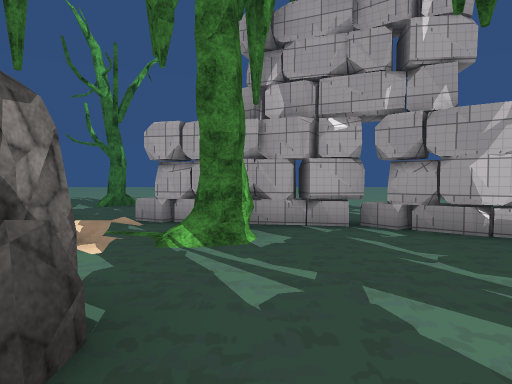
View 1 (above)

24 first-person views from a walk through a Unity game level. The camera is 1.5 m above the floor, tilts 2° down and sees 75° across. The floor is counted in squares, 2 m on a side. Each view is taken from the middle of a square. On the plan, view 1 faces up. The plan holds only what a view shows up to about 11 squares ahead; the rest is blank. The place goes on beyond the plan. The player character is not drawn. Some surface patterns are stand-ins.

View 2
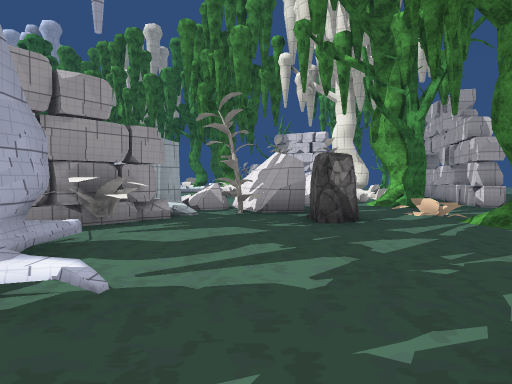

View 3
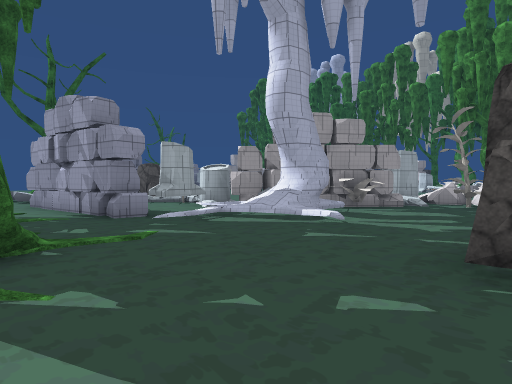

View 4
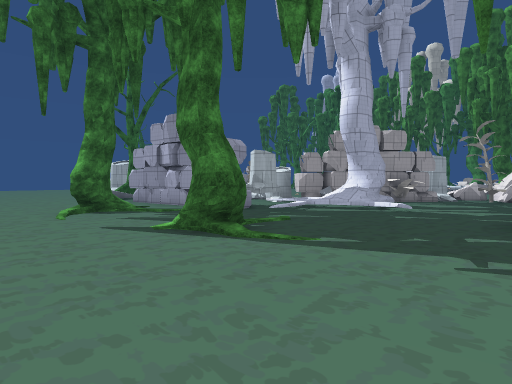

View 5
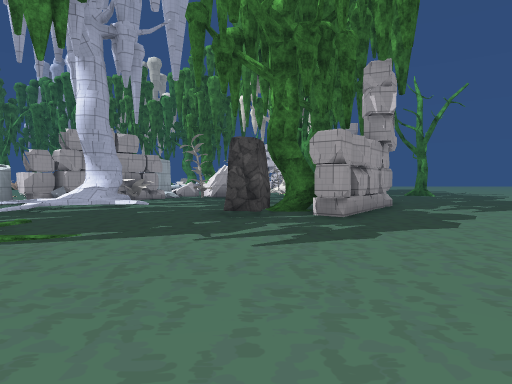

View 6
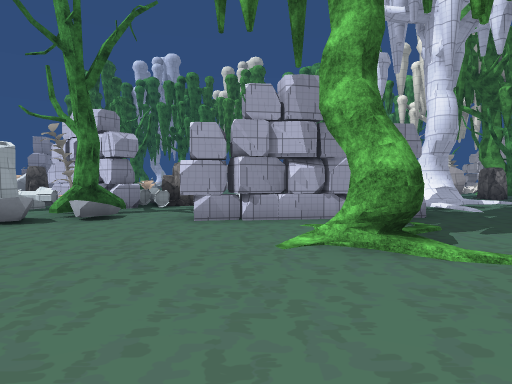

View 7
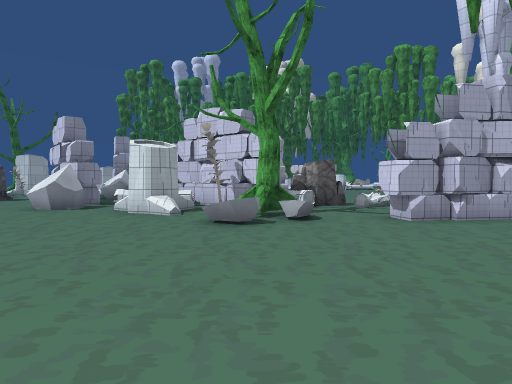

View 8
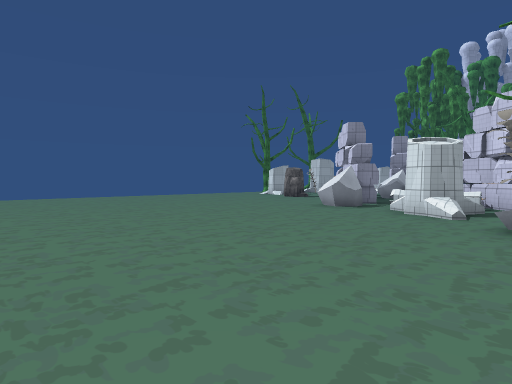

View 9
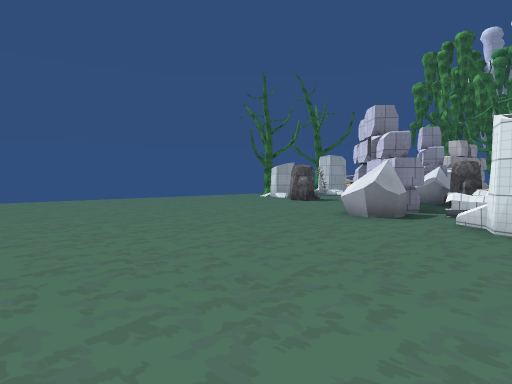

View 10
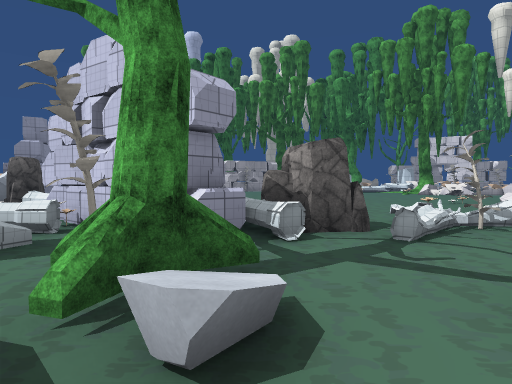

View 11
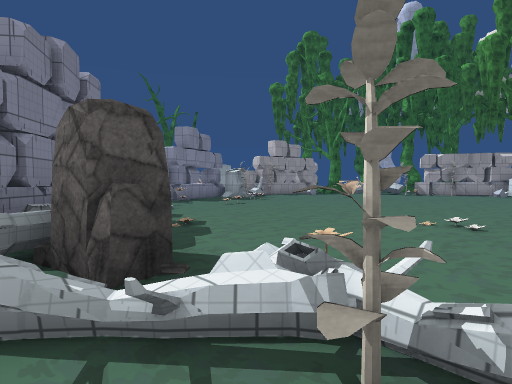

View 12
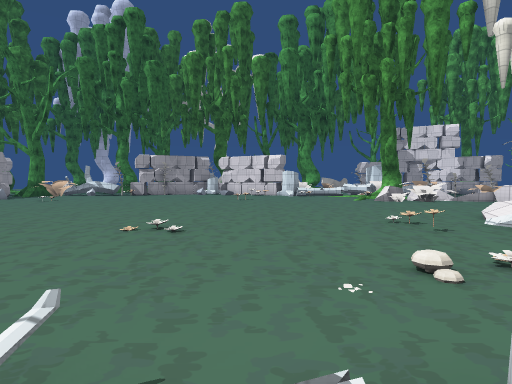

View 13
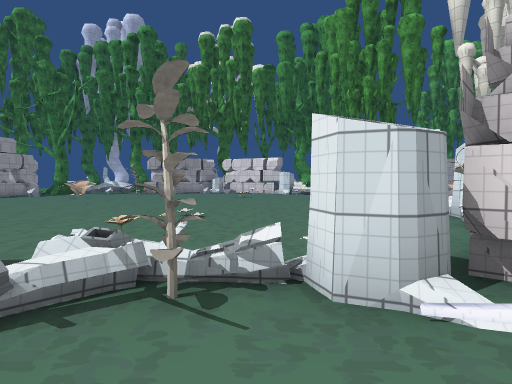

View 14
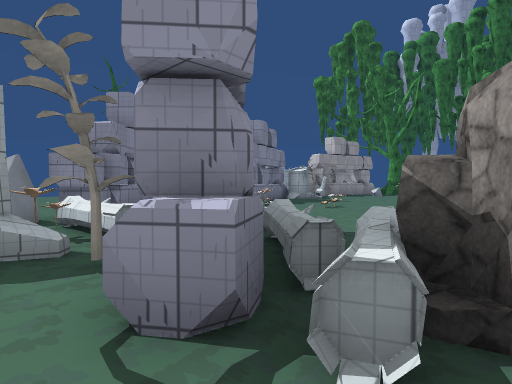

View 15
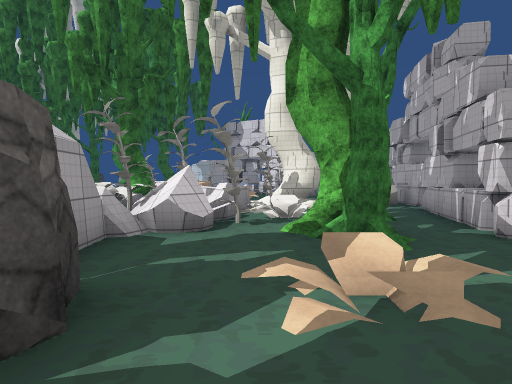

View 16
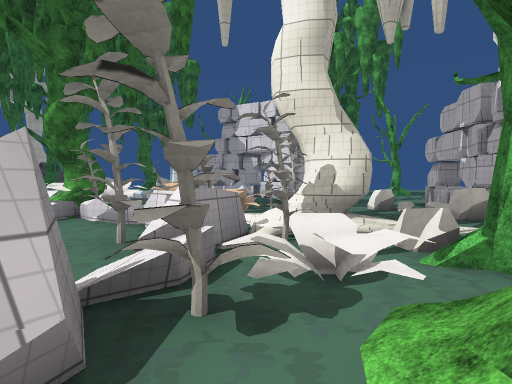

View 17
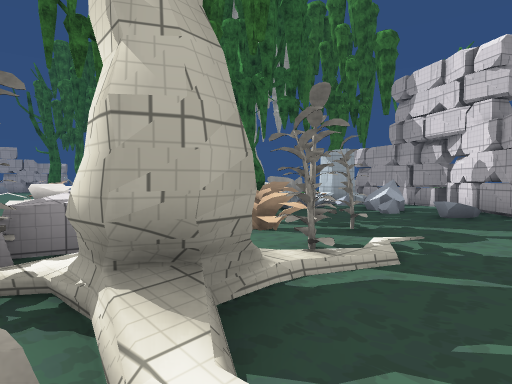

View 18
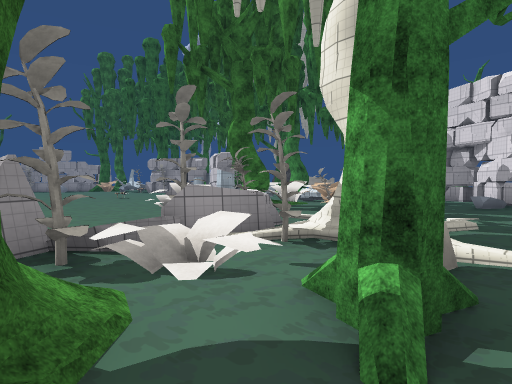

View 19
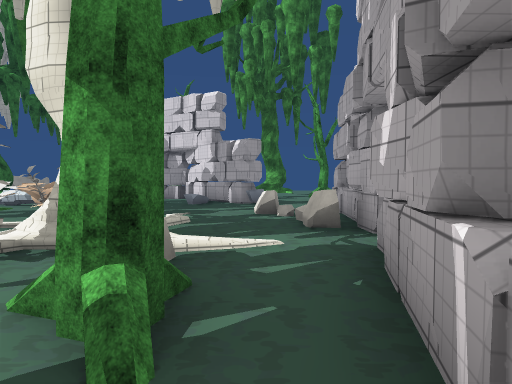

View 20
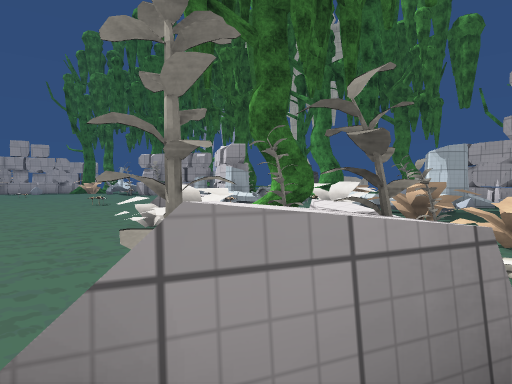

View 21
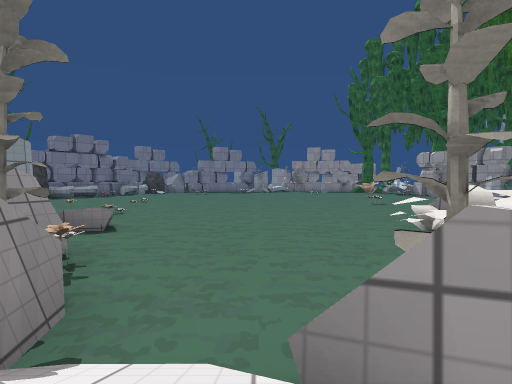

View 22
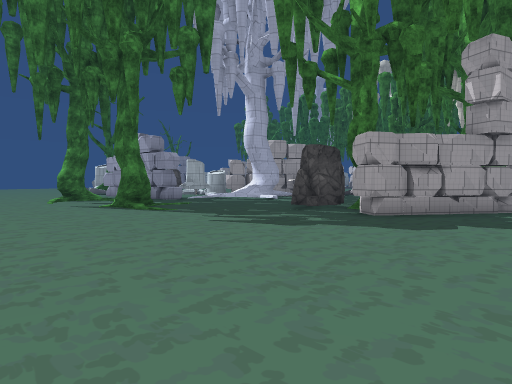

View 23
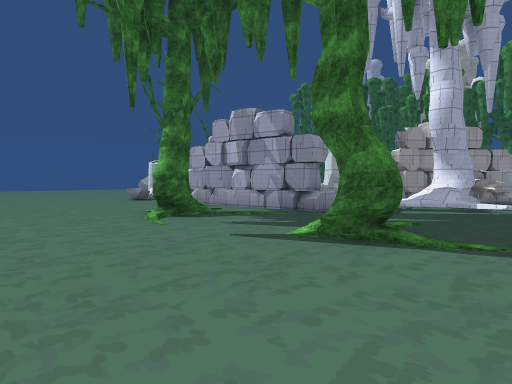

View 24
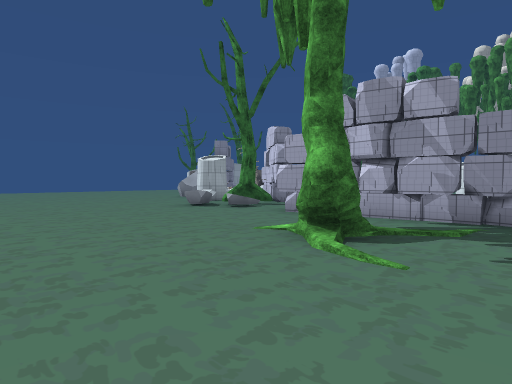

### Floor plan
Key: @ floor where view 1 was taken; # wall or solid block; . main floor; : floor 0.25 m higher than the main floor; / step, stairs or slope; = window, fence, low wall or low ledge; ^ raised ledge; T tree; R rock; M mushroom; O other object.
Columns run from 19 left of view 1 to 12 right of it. Each row starts with its distance up from view 1.
  7    .. .//O###^##.   ...... .....
  6    O..OO.........#####..........
  5   ##.......OT.TT../T.###........
  4  ##=O...OO#...#..O//...##.......
  3 ## O..OO./#O.O........TT........
  2 # O....../^O/:#..RR....RR.......
  1 #O ./O.O./.O./O##.R............
  0  O  O...O/....###..@............
 -1     O.TTO=O..../O...../.........
 -2       O  O....//O#.O///...TT....
 -3   T  O   ....../#O####///.//....
 -4  TT  O   ......OO..### #........
 -5         .......O..O.#####.......
 -6         ..........MOOO..#./T....
 -7        .O...........O...#./#....
 -8        .O.......O...OO..##......
 -9         ........O.....O.##.....
-10          ............R.........
-11           ..........ORO.//.....
-12           .........O.##.TO......
-13           ..........##O..O......
-14           ......... #OO#........
-15           .....O.. O#OOO........
-16              .....RR# ..........
-17               ..OOR ##O........
-18                # OO##.O........

Positions as (right, up) in squares from view 1, and headings:
1: (0, 0), facing up
2: (5, 0), facing left
3: (8, 2), facing down-left
4: (11, 2), facing down-left
5: (12, 2), facing left
6: (12, -8), facing left
7: (12, -12), facing left
8: (12, -12), facing down-left
9: (10, -14), facing down-left
10: (7, -11), facing left
11: (3, -7), facing down-left
12: (2, -7), facing left
13: (4, -7), facing left
14: (4, -10), facing down-left
15: (0, 3), facing left
16: (-4, 3), facing left
17: (-8, 6), facing down-left
18: (-5, 6), facing down-left
19: (-5, 6), facing left
20: (-7, 3), facing down-left
21: (-7, 3), facing down
22: (12, 7), facing down-left
23: (12, 0), facing down-left
24: (12, -4), facing down-left
